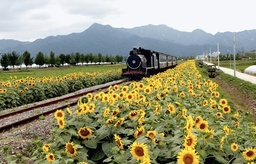
#> input picture hw5_release/train.jpg, 256 x 164 px, shrunk from 624 x 399 before the run; the run also reads 1 picture not shown here
$ jupyter execute --allow-errors hw5.ipynb   (shell and % lines are left out)   (older library calls are emulated)
#> lines starting #> are read from the running program, lines starting #| are printed output that depends on the picture
### hw5_release/segmentation.py
"""
CS131 - Computer Vision: Foundations and Applications
Assignment 5
Author: Donsuk Lee (donlee90@stanford.edu)
Date created: 09/2017
Last modified: 09/25/2018
Python Version: 3.5+
"""

import numpy as np
import random
import sys
from scipy.spatial.distance import squareform, pdist
from skimage.util import img_as_float

### Clustering Methods
def kmeans(features, k, num_iters=100):
    """ Use kmeans algorithm to group features into k clusters.

    K-Means algorithm can be broken down into following steps:
        1. Randomly initialize cluster centers
        2. Assign each point to the closest center
        3. Compute new center of each cluster
        4. Stop if cluster assignments did not change
        5. Go to step 2

    Args:
        features - Array of N features vectors. Each row represents a feature
            vector.
        k - Number of clusters to form.
        num_iters - Maximum number of iterations the algorithm will run.

    Returns:
        assignments - Array representing cluster assignment of each point.
            (e.g. i-th point is assigned to cluster assignments[i])
    """

    N, D = features.shape

    assert N >= k, 'Number of clusters cannot be greater than number of points'

    # Randomly initalize cluster centers
    idxs = np.random.choice(N, size=k, replace=False)
    centers = features[idxs]
    assignments = np.zeros(N, dtype=np.uint32)

    for n in range(num_iters):
        ### YOUR CODE HERE
        new_assignments = np.zeros(N, dtype=np.uint32)
        for i in range(N):
        	feat = features[i]
        	min_idx = 0
        	min_dist = np.linalg.norm(feat - centers[0], 2)
        	for j in range(1, len(centers)):
        		dist = np.linalg.norm(feat - centers[j], 2)
        		if dist < min_dist:
        			min_dist = dist
        			min_idx = j
        	new_assignments[i] = min_idx
        if np.array_equal(new_assignments, assignments):
        	break

        assignments = new_assignments
        for i in range(len(centers)):
        	assignments_to_center = features[assignments == i]
        	centers[i] = np.sum(assignments_to_center, 0) / assignments_to_center.shape[0]
        ### END YOUR CODE

    return assignments

def kmeans_fast(features, k, num_iters=100):
    """ Use kmeans algorithm to group features into k clusters.

    This function makes use of numpy functions and broadcasting to speed up the
    first part(cluster assignment) of kmeans algorithm.

    Hints
    - You may find np.repeat and np.argmin useful

    Args:
        features - Array of N features vectors. Each row represents a feature
            vector.
        k - Number of clusters to form.
        num_iters - Maximum number of iterations the algorithm will run.

    Returns:
        assignments - Array representing cluster assignment of each point.
            (e.g. i-th point is assigned to cluster assignments[i])
    """

    N, D = features.shape

    assert N >= k, 'Number of clusters cannot be greater than number of points'

    # Randomly initalize cluster centers
    idxs = np.random.choice(N, size=k, replace=False)
    centers = features[idxs]
    assignments = np.zeros(N, dtype=np.uint32)

    for n in range(num_iters):
        ### YOUR CODE HERE
        new_assignments = np.zeros(N, dtype=np.uint32)
        expanded_features = np.repeat(np.expand_dims(features, 0), k, axis=0)
        expanded_centers = np.expand_dims(centers, 1)
        dists = np.linalg.norm(expanded_features - expanded_centers, 2, axis=2)
        new_assignments = np.argmin(dists, axis=0)

        if np.array_equal(new_assignments, assignments):
        	break

        assignments = new_assignments
        for i in range(len(centers)):
        	assignments_to_center = features[assignments == i]
        	centers[i] = np.sum(assignments_to_center, 0) / assignments_to_center.shape[0]
        ### END YOUR CODE

    return assignments


def hierarchical_clustering(features, k):
    """ Run the hierarchical agglomerative clustering algorithm.

    The algorithm is conceptually simple:

    Assign each point to its own cluster
    While the number of clusters is greater than k:
        Compute the distance between all pairs of clusters
        Merge the pair of clusters that are closest to each other

    We will use Euclidean distance to define distance between clusters.

    Recomputing the centroids of all clusters and the distances between all
    pairs of centroids at each step of the loop would be very slow. Thankfully
    most of the distances and centroids remain the same in successive
    iterations of the outer loop; therefore we can speed up the computation by
    only recomputing the centroid and distances for the new merged cluster.

    Even with this trick, this algorithm will consume a lot of memory and run
    very slowly when clustering large set of points. In practice, you probably
    do not want to use this algorithm to cluster more than 10,000 points.

    Args:
        features - Array of N features vectors. Each row represents a feature
            vector.
        k - Number of clusters to form.

    Returns:
        assignments - Array representing cluster assignment of each point.
            (e.g. i-th point is assigned to cluster assignments[i])
    """


    N, D = features.shape

    assert N >= k, 'Number of clusters cannot be greater than number of points'

    # Assign each point to its own cluster
    assignments = np.arange(N, dtype=np.uint32)
    centers = np.copy(features)
    n_clusters = N

    dict_centers = {i: {'center':features[i], 'indices':[i]} for i in range(centers.shape[0])}
    dict_distances = {}
    next_center_key = centers.shape[0]
    for i in range(centers.shape[0]):
        for j in range(i + 1, centers.shape[0]):
            dict_distances[(i, j)] = np.linalg.norm(dict_centers[i]['center'] - dict_centers[j]['center'], 2)

    k_cls = k
    while n_clusters > k_cls:
        ### YOUR CODE HERE
        min_dist = sys.float_info.max
        min_key = (-1, -1)
        for k in dict_distances.keys():
            d = dict_distances[k]
            if d < min_dist:
                min_dist = d
                min_key = k
        new_center = (dict_centers[min_key[0]]['center'] + dict_centers[min_key[1]]['center']) / 2
        dict_centers[next_center_key] = {
                'center': new_center,
                'indices': dict_centers[min_key[0]]['indices'] + dict_centers[min_key[1]]['indices']}
        del dict_centers[min_key[0]]
        del dict_centers[min_key[1]]

        for k in list(dict_distances.keys()):
            if min_key[0] in k or min_key[1] in k:
                del dict_distances[k]

        for k in dict_centers:
            v = dict_centers[k]
            if k == next_center_key:
                continue
            dict_distances[(k, next_center_key)] = np.linalg.norm(v['center'] - new_center, 2)

        next_center_key += 1
        n_clusters = len(list(dict_centers.keys()))

    for i, k in enumerate(dict_centers):
        assignments[dict_centers[k]['indices']] = i

    ### END YOUR CODE

    return assignments


### Pixel-Level Features
def color_features(img):
    """ Represents a pixel by its color.

    Args:
        img - array of shape (H, W, C)

    Returns:
        features - array of (H * W, C)
    """
    H, W, C = img.shape
    img = img_as_float(img)
    features = np.zeros((H*W, C))

    ### YOUR CODE HERE
    features = img.reshape(H*W, C)
    ### END YOUR CODE

    return features

def color_position_features(img):
    """ Represents a pixel by its color and position.

    Combine pixel's RGB value and xy coordinates into a feature vector.
    i.e. for a pixel of color (r, g, b) located at position (x, y) in the
    image. its feature vector would be (r, g, b, x, y).

    Don't forget to normalize features.

    Hints
    - You may find np.mgrid and np.dstack useful
    - You may use np.mean and np.std

    Args:
        img - array of shape (H, W, C)

    Returns:
        features - array of (H * W, C+2)
    """
    H, W, C = img.shape
    color = img_as_float(img)
    features = np.zeros((H*W, C+2))

    ### YOUR CODE HERE
    features[:, :3] = img.reshape(H*W, C)
    grid = np.mgrid[:H, :W]
    features[:, 3] = grid[0].reshape(H*W)
    features[:, 4] = grid[1].reshape(H*W)

    features = (features - np.mean(features, axis=0)) / np.std(features,  axis=0)
    ### END YOUR CODE

    return features

def my_features(img):
    """ Implement your own features

    Args:
        img - array of shape (H, W, C)

    Returns:
        features - array of (H * W, C)
    """
    features = None
    ### YOUR CODE HERE
    pass
    ### END YOUR CODE
    return features


### Quantitative Evaluation
def compute_accuracy(mask_gt, mask):
    """ Compute the pixel-wise accuracy of a foreground-background segmentation
        given a ground truth segmentation.

    Args:
        mask_gt - The ground truth foreground-background segmentation. A
            logical of size H x W where mask_gt[y, x] is 1 if and only if
            pixel (y, x) of the original image was part of the foreground.
        mask - The estimated foreground-background segmentation. A logical
            array of the same size and format as mask_gt.

    Returns:
        accuracy - The fraction of pixels where mask_gt and mask agree. A
            bigger number is better, where 1.0 indicates a perfect segmentation.
    """

    accuracy = None
    ### YOUR CODE HERE
    accuracy = np.sum(mask_gt == mask) / (mask.shape[0] * mask.shape[1])
    ### END YOUR CODE

    return accuracy

# [29 lines left out: function evaluate_segmentation, not called in this run]

### hw5_release/utils.py
import numpy as np
import matplotlib.pyplot as plt
from skimage.util import img_as_float
from skimage import transform
from skimage import io

from segmentation import *

import os

def visualize_mean_color_image(img, segments):

    img = img_as_float(img)
    k = np.max(segments) + 1
    mean_color_img = np.zeros(img.shape)

    for i in range(k):
        mean_color = np.mean(img[segments == i], axis=0)
        mean_color_img[segments == i] = mean_color

    plt.imshow(mean_color_img)
    plt.axis('off')
    plt.show()

def compute_segmentation(img, k,
        clustering_fn=kmeans_fast,
        feature_fn=color_position_features,
        scale=0):
    """ Compute a segmentation for an image.

    First a feature vector is extracted from each pixel of an image. Next a
    clustering algorithm is applied to the set of all feature vectors. Two
    pixels are assigned to the same segment if and only if their feature
    vectors are assigned to the same cluster.

    Args:
        img - An array of shape (H, W, C) to segment.
        k - The number of segments into which the image should be split.
        clustering_fn - The method to use for clustering. The function should
            take an array of N points and an integer value k as input and
            output an array of N assignments.
        feature_fn - A function used to extract features from the image.
        scale - (OPTIONAL) parameter giving the scale to which the image
            should be in the range 0 < scale <= 1. Setting this argument to a
            smaller value will increase the speed of the clustering algorithm
            but will cause computed segments to be blockier. This setting is
            usually not necessary for kmeans clustering, but when using HAC
            clustering this parameter will probably need to be set to a value
            less than 1.
    """

    assert scale <= 1 and scale >= 0, \
        'Scale should be in the range between 0 and 1'

    H, W, C = img.shape

    if scale > 0:
        # Scale down the image for faster computation.
        img = transform.rescale(img, scale)

    features = feature_fn(img)
    assignments = clustering_fn(features, k)
    segments = assignments.reshape((img.shape[:2]))

    if scale > 0:
        # Resize segmentation back to the image's original size
        segments = transform.resize(segments, (H, W), preserve_range=True)

        # Resizing results in non-interger values of pixels.
        # Round pixel values to the closest interger
        segments = np.rint(segments).astype(int)

    return segments


def load_dataset(data_dir):
    """
    This function assumes 'gt' directory contains ground truth segmentation
    masks for images in 'imgs' dir. The segmentation mask for image
    'imgs/aaa.jpg' is 'gt/aaa.png'
    """

    imgs = []
    gt_masks = []

    # Load all the images under 'data_dir/imgs' and corresponding
    # segmentation masks under 'data_dir/gt'.
    for fname in sorted(os.listdir(os.path.join(data_dir, 'imgs'))):
        if fname.endswith('.jpg'):
            # Load image
            img = io.imread(os.path.join(data_dir, 'imgs', fname))
            imgs.append(img)

            # Load corresponding gt segmentation mask
            mask_fname = fname[:-4] + '.png'
            gt_mask = io.imread(os.path.join(data_dir, 'gt', mask_fname))
            gt_mask = (gt_mask != 0).astype(int) # Convert to binary mask (0s and 1s)
            gt_masks.append(gt_mask)

    return imgs, gt_masks

### hw5_release/hw5.ipynb
# Homework 5
*This notebook includes both coding and written questions. Please hand in this notebook file with all the outputs and your answers to the written questions.*

This assignment covers K-Means and HAC methods for clustering and image segmentation.

[cell 1]
# Setup
from time import time
import numpy as np
import matplotlib.pyplot as plt
from matplotlib import rc
from skimage import io

plt.rcParams['figure.figsize'] = (15.0, 12.0) # set default size of plots
plt.rcParams['image.interpolation'] = 'nearest'
plt.rcParams['image.cmap'] = 'gray'

# for auto-reloading extenrnal modules

## Introduction
In this assignment, you will use clustering algorithms to segment images. You will then use these segmentations to identify foreground and background objects.

Your assignment will involve the following subtasks:
- **Clustering algorithms**: Implement K-Means clustering and Hierarchical Agglomerative Clustering.
- **Pixel-level features**: Implement a feature vector that combines color and position information and implement feature normalization.
- **Quantitative Evaluation**: Evaluate segmentation algorithms with a variety of parameter settings by comparing your computed segmentations against a dataset of ground-truth segmentations.

## 1 Clustering Algorithms (40 points)

[cell 2]
# Generate random data points for clustering

# Set seed for consistency
np.random.seed(0)

# Cluster 1
mean1 = [-1, 0]
cov1 = [[0.1, 0], [0, 0.1]]
X1 = np.random.multivariate_normal(mean1, cov1, 100)

# Cluster 2
mean2 = [0, 1]
cov2 = [[0.1, 0], [0, 0.1]]
X2 = np.random.multivariate_normal(mean2, cov2, 100)

# Cluster 3
mean3 = [1, 0]
cov3 = [[0.1, 0], [0, 0.1]]
X3 = np.random.multivariate_normal(mean3, cov3, 100)

# Cluster 4
mean4 = [0, -1]
cov4 = [[0.1, 0], [0, 0.1]]
X4 = np.random.multivariate_normal(mean4, cov4, 100)

# Merge four sets of data points
X = np.concatenate((X1, X2, X3, X4))

# Plot data points
plt.scatter(X[:, 0], X[:, 1])
plt.axis('equal')
plt.show()
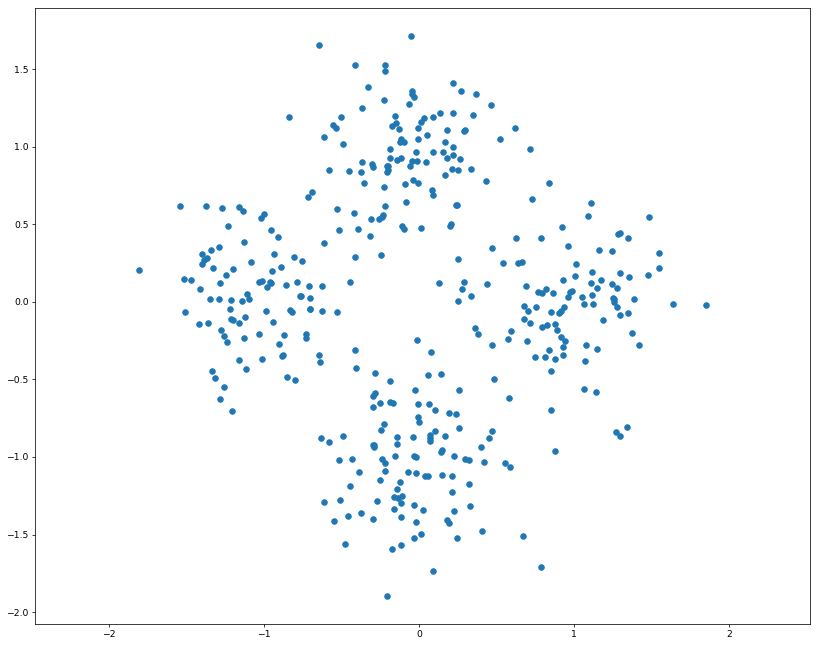
#> figure drawn by matplotlib, 1 panel

### 1.1 K-Means Clustering (20 points)
As discussed in class, K-Means is one of the most popular clustering algorithms. We have provided skeleton code for K-Means clustering in the file `segmentation.py`. Your first task is to finish implementing **`kmeans`** in `segmentation.py`. This version uses nested for loops to assign points to the closest centroid and compute a new mean for each cluster.

[cell 3]
from segmentation import kmeans

np.random.seed(0)
start = time()
assignments = kmeans(X, 4)
end = time()
kmeans_runtime = end - start

print("kmeans running time: %f seconds." % kmeans_runtime)

for i in range(4):
    cluster_i = X[assignments==i]
    plt.scatter(cluster_i[:, 0], cluster_i[:, 1])

plt.axis('equal')
plt.show()
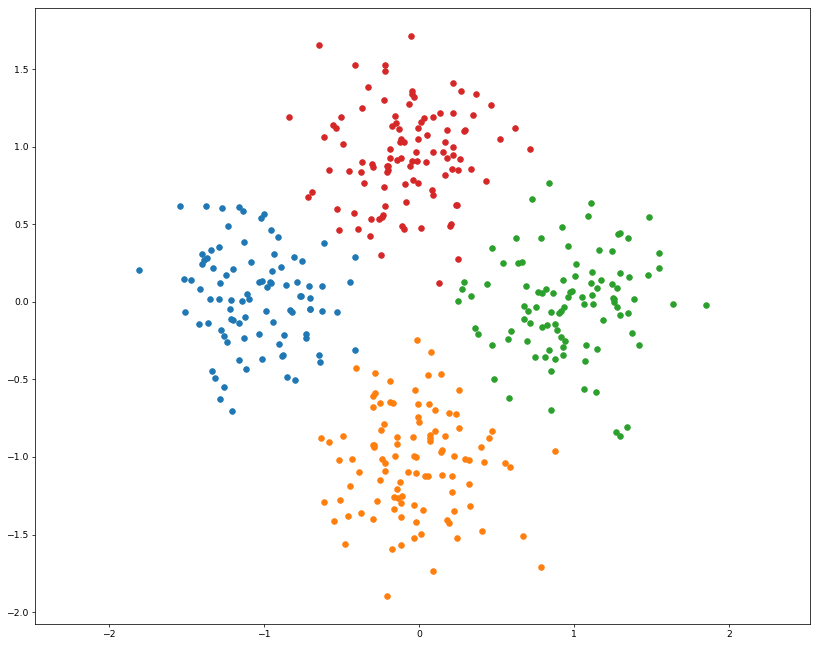
#> figure drawn by matplotlib, 1 panel

We can use numpy functions and broadcasting to make K-Means faster. Implement **`kmeans_fast`** in `segmentation.py`. This should run at least 10 times faster than the previous implementation.

[cell 4]
from segmentation import kmeans_fast

np.random.seed(0)
start = time()
assignments = kmeans_fast(X, 4)
end = time()

kmeans_fast_runtime = end - start
print("kmeans running time: %f seconds." % kmeans_fast_runtime)
print("%f times faster!" % (kmeans_runtime / kmeans_fast_runtime))

for i in range(4):
    cluster_i = X[assignments==i]
    plt.scatter(cluster_i[:, 0], cluster_i[:, 1])

plt.axis('equal')
plt.show()

### 1.2 K-Means Convergence (10 points)
Implementations of the K-Means algorithm will often have the parameter `num_iters` to define the maximum number of iterations the algorithm should run for. Consider that we opt to not include this upper bound on the number of iterations, and that we define the termination criterion of the algorithm to be when the cost $L$ stops changing.

Recall that $L$ is defined as the sum of squared distance between all points $x$ and their nearest cluster center $c$:

$$L = \sum_{i \in clusters}\sum_{x \in cluster_i} (x - c_i)^2$$

Show that for any set of points **$D$** and any number of clusters $k$, the K-Means algorithm will terminate in a finite number of iterations.

**Your answer here:**

First, there are at most $k^N$ ways to partition N data points into k clusters; each such partition can be called a "clustering". This is a large but finite number. For each iteration of the algorithm, we produce a new clustering based only on the old clustering. Notice that

(1) if the old clustering is the same as the new, then the next clustering will again be the same.
(2) If the new clustering is different from the old then the newer one has a lower cost

Since the algorithm iterates a function whose domain is a finite set, the iteration must eventually enter a cycle. The cycle can not have length greater than 1 because otherwise by (2) you would have some clustering which has a lower cost than itself which is impossible. Hence the cycle must have length exactly 1. Hence k-means converges in a finite number of iterations.

### 1.2 Hierarchical Agglomerative Clustering (10 points)
Another simple clustering algorithm is Hieararchical Agglomerative Clustering, which is somtimes abbreviated as HAC. In this algorithm, each point is initially assigned to its own cluster. Then cluster pairs are merged until we are left with the desired number of predetermined clusters (see Algorithm 1).

Implement **`hiererachical_clustering`** in `segmentation.py`.

[cell 5]
from segmentation import hierarchical_clustering

start = time()
assignments = hierarchical_clustering(X, 4)
end = time()

print("hierarchical_clustering running time: %f seconds." % (end - start))

for i in range(4):
    cluster_i = X[assignments==i]
    plt.scatter(cluster_i[:, 0], cluster_i[:, 1])

plt.axis('equal')
plt.show()
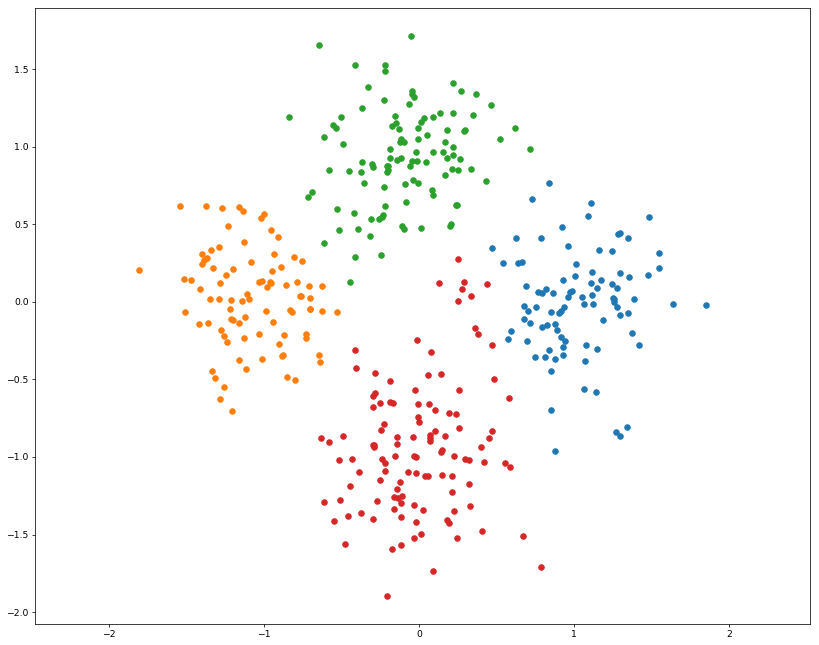
#> figure drawn by matplotlib, 1 panel

## 2 Pixel-Level Features (30 points)
Before we can use a clustering algorithm to segment an image, we must compute some *feature vector* for each pixel. The feature vector for each pixel should encode the qualities that we care about in a good segmentation. More concretely, for a pair of pixels $p_i$ and $p_j$ with corresponding feature vectors $f_i$ and $f_j$, the distance between $f_i$ and $f_j$ should be small if we believe that $p_i$ and $p_j$ should be placed in the same segment and large otherwise.

[cell 6]
# Load and display image
img = io.imread('train.jpg')
#> img is the input picture: shape (164, 256, 3); mean R, G, B 149.1, 147.7, 117.8
H, W, C = img.shape

plt.imshow(img)
plt.axis('off')
plt.show()

### 2.1 Color Features (15 points)
One of the simplest possible feature vectors for a pixel is simply the vector of colors for that pixel. Implement **`color_features`** in `segmentation.py`. Output should look like the following:

[cell 7]
from segmentation import color_features
np.random.seed(0)

features = color_features(img)

# Sanity checks
assert features.shape == (H * W, C),\
    "Incorrect shape! Check your implementation."

assert features.dtype == np.float,\
    "dtype of color_features should be float."

assignments = kmeans_fast(features, 8)
segments = assignments.reshape((H, W))
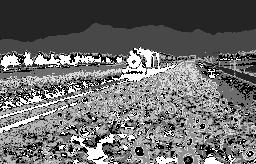
#> segments: shape (164, 256) int64; min 0, max 7, mean 2.94; drawn with min black and max white

# Display segmentation
plt.imshow(segments, cmap='viridis')
plt.axis('off')
plt.show()

In the cell below, we visualize each segment as the mean color of pixels in the segment.

[cell 8]
from utils import visualize_mean_color_image
visualize_mean_color_image(img, segments)
#> in visualize_mean_color_image, `k = np.max(segments) + 1`: k = 8
#> the loop in visualize_mean_color_image, `for i in range(k):` made 8 passes
#> mean_color on passes 1 to 8: [0.327, 0.31, 0.155], [0.931, 0.943, 0.96], [0.555, 0.624, 0.691], [0.47, 0.464, 0.267], [0.897, 0.786, 0.373], [0.597, 0.59, 0.444], [0.698, 0.61, 0.259], [0.101, 0.0949, 0.048]
#> after the loop in visualize_mean_color_image, `for i in range(k):`:
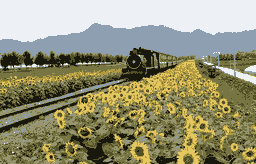
#> mean_color_img: shape (164, 256, 3) float64; mean of channels 0, 1, 2 0.585, 0.579, 0.462; drawn as R, G, B

### 2.2 Color and Position Features (15 points)
Another simple feature vector for a pixel is to concatenate its color and position within the image. In other words, for a pixel of color $(r, g, b)$ located at position $(x, y)$ in the image, its feature vector would be $(r, g, b, x, y)$. However, the color and position features may have drastically different ranges; for example each color channel of an image may be in the range $[0, 1)$, while the position of each pixel may have a much wider range. Uneven scaling between different features in the feature vector may cause clustering algorithms to behave poorly.

One way to correct for uneven scaling between different features is to apply some sort of normalization to the feature vector. One of the simplest types of normalization is to force each feature to have zero mean and unit variance.

Implement **`color_position_features`** in `segmentation.py`.

Output segmentation should look like the following:

[cell 9]
from segmentation import color_position_features
np.random.seed(0)

features = color_position_features(img)
#> (the rest of the program and of its run is left out)
